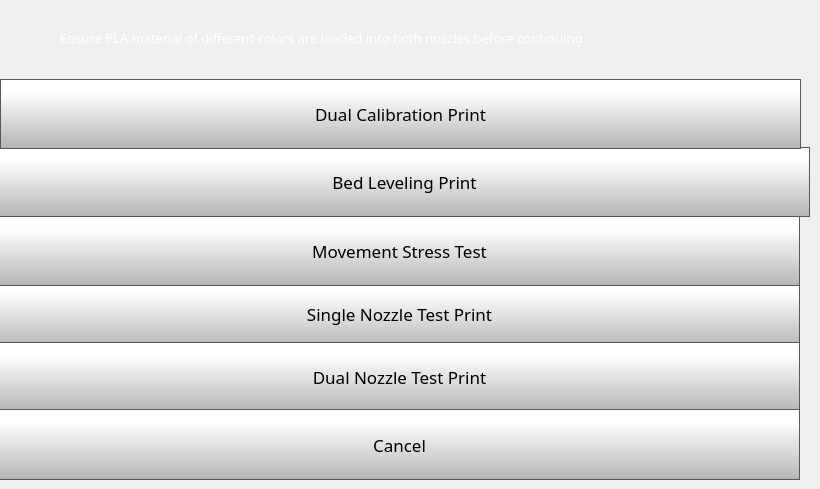
    <widget class="QWidget" name="testPrintsPage2">
     <widget class="QLabel" name="calibrateLabel_2">
      <property name="geometry">
       <rect>
        <x>60</x>
        <y>-10</y>
        <width>731</width>
        <height>96</height>
       </rect>
      </property>
      <property name="font">
       <font>
        <family>Gotham</family>
        <pointsize>10</pointsize>
        <weight>50</weight>
        <bold>false</bold>
       </font>
      </property>
      <property name="styleSheet">
       <string notr="true">color: rgb(255, 255, 255);</string>
      </property>
      <property name="text">
       <string>Ensure PLA material of different colors are loaded into both nozzles before continuing </string>
      </property>
      <property name="scaledContents">
       <bool>false</bool>
      </property>
      <property name="wordWrap">
       <bool>true</bool>
      </property>
     </widget>
     <widget class="QLabel" name="tool0Label_30">
      <property name="geometry">
       <rect>
        <x>0</x>
        <y>20</y>
        <width>50</width>
        <height>50</height>
       </rect>
      </property>
      <property name="font">
       <font>
        <family>Gotham Medium</family>
        <pointsize>14</pointsize>
        <weight>50</weight>
        <bold>false</bold>
        <underline>false</underline>
        <strikeout>false</strikeout>
       </font>
      </property>
      <property name="styleSheet">
       <string notr="true">
   color:  white;</string>
      </property>
      <property name="text">
       <string/>
      </property>
      <property name="pixmap">
       <pixmap>templates/img/exclamation-mark.png</pixmap>
      </property>
      <property name="scaledContents">
       <bool>true</bool>
      </property>
     </widget>
     <widget class="QPushButton" name="bedLevelPrintButton">
      <property name="geometry">
       <rect>
        <x>-1</x>
        <y>147</y>
        <width>811</width>
        <height>70</height>
       </rect>
      </property>
      <property name="minimumSize">
       <size>
        <width>0</width>
        <height>70</height>
       </size>
      </property>
      <property name="font">
       <font>
        <family>Gotham</family>
        <pointsize>13</pointsize>
       </font>
      </property>
      <property name="styleSheet">
       <string notr="true">QPushButton {
     border: 1px solid rgb(87, 87, 87);
	background-color: qlineargradient(spread:pad, x1:0, y1:1, x2:0, y2:0.188, stop:0 rgba(180, 180, 180, 255), stop:1 rgba(255, 255, 255, 255));


}

QPushButton:pressed {
    background-color: qlineargradient(x1: 0, y1: 0, x2: 0, y2: 1,
                                      stop: 0 #dadbde, stop: 1 #f6f7fa);
}

QPushButton:flat {
    border: none; /* no border for a flat push button */
}

QPushButton:default {
    border-color: navy; /* make the default button prominent */
}

QPushButton:focus {
	outline: none;
}</string>
      </property>
      <property name="text">
       <string>Bed Leveling Print</string>
      </property>
      <property name="iconSize">
       <size>
        <width>40</width>
        <height>40</height>
       </size>
      </property>
     </widget>
     <widget class="QPushButton" name="singleNozzlePrintButton">
      <property name="geometry">
       <rect>
        <x>-1</x>
        <y>279</y>
        <width>801</width>
        <height>70</height>
       </rect>
      </property>
      <property name="minimumSize">
       <size>
        <width>0</width>
        <height>70</height>
       </size>
      </property>
      <property name="font">
       <font>
        <family>Gotham</family>
        <pointsize>13</pointsize>
       </font>
      </property>
      <property name="styleSheet">
       <string notr="true">QPushButton {
     border: 1px solid rgb(87, 87, 87);
	background-color: qlineargradient(spread:pad, x1:0, y1:1, x2:0, y2:0.188, stop:0 rgba(180, 180, 180, 255), stop:1 rgba(255, 255, 255, 255));


}

QPushButton:pressed {
    background-color: qlineargradient(x1: 0, y1: 0, x2: 0, y2: 1,
                                      stop: 0 #dadbde, stop: 1 #f6f7fa);
}

QPushButton:flat {
    border: none; /* no border for a flat push button */
}

QPushButton:default {
    border-color: navy; /* make the default button prominent */
}

QPushButton:focus {
	outline: none;
}</string>
      </property>
      <property name="text">
       <string>Single Nozzle Test Print</string>
      </property>
      <property name="iconSize">
       <size>
        <width>40</width>
        <height>40</height>
       </size>
      </property>
     </widget>
     <widget class="QPushButton" name="dualNozzlePrintButton">
      <property name="geometry">
       <rect>
        <x>-1</x>
        <y>342</y>
        <width>801</width>
        <height>70</height>
       </rect>
      </property>
      <property name="minimumSize">
       <size>
        <width>0</width>
        <height>70</height>
       </size>
      </property>
      <property name="font">
       <font>
        <family>Gotham</family>
        <pointsize>13</pointsize>
       </font>
      </property>
      <property name="styleSheet">
       <string notr="true">QPushButton {
     border: 1px solid rgb(87, 87, 87);
	background-color: qlineargradient(spread:pad, x1:0, y1:1, x2:0, y2:0.188, stop:0 rgba(180, 180, 180, 255), stop:1 rgba(255, 255, 255, 255));


}

QPushButton:pressed {
    background-color: qlineargradient(x1: 0, y1: 0, x2: 0, y2: 1,
                                      stop: 0 #dadbde, stop: 1 #f6f7fa);
}

QPushButton:flat {
    border: none; /* no border for a flat push button */
}

QPushButton:default {
    border-color: navy; /* make the default button prominent */
}

QPushButton:focus {
	outline: none;
}</string>
      </property>
      <property name="text">
       <string>Dual Nozzle Test Print</string>
      </property>
      <property name="iconSize">
       <size>
        <width>40</width>
        <height>40</height>
       </size>
      </property>
     </widget>
     <widget class="QPushButton" name="movementTestPrintButton">
      <property name="geometry">
       <rect>
        <x>-1</x>
        <y>216</y>
        <width>801</width>
        <height>70</height>
       </rect>
      </property>
      <property name="minimumSize">
       <size>
        <width>0</width>
        <height>70</height>
       </size>
      </property>
      <property name="font">
       <font>
        <family>Gotham</family>
        <pointsize>13</pointsize>
       </font>
      </property>
      <property name="styleSheet">
       <string notr="true">QPushButton {
     border: 1px solid rgb(87, 87, 87);
	background-color: qlineargradient(spread:pad, x1:0, y1:1, x2:0, y2:0.188, stop:0 rgba(180, 180, 180, 255), stop:1 rgba(255, 255, 255, 255));


}

QPushButton:pressed {
    background-color: qlineargradient(x1: 0, y1: 0, x2: 0, y2: 1,
                                      stop: 0 #dadbde, stop: 1 #f6f7fa);
}

QPushButton:flat {
    border: none; /* no border for a flat push button */
}

QPushButton:default {
    border-color: navy; /* make the default button prominent */
}

QPushButton:focus {
	outline: none;
}</string>
      </property>
      <property name="text">
       <string>Movement Stress Test</string>
      </property>
      <property name="iconSize">
       <size>
        <width>40</width>
        <height>40</height>
       </size>
      </property>
     </widget>
     <widget class="QPushButton" name="dualCaliberationPrintButton">
      <property name="geometry">
       <rect>
        <x>0</x>
        <y>79</y>
        <width>801</width>
        <height>70</height>
       </rect>
      </property>
      <property name="minimumSize">
       <size>
        <width>0</width>
        <height>70</height>
       </size>
      </property>
      <property name="font">
       <font>
        <family>Gotham</family>
        <pointsize>13</pointsize>
       </font>
      </property>
      <property name="styleSheet">
       <string notr="true">QPushButton {
     border: 1px solid rgb(87, 87, 87);
	background-color: qlineargradient(spread:pad, x1:0, y1:1, x2:0, y2:0.188, stop:0 rgba(180, 180, 180, 255), stop:1 rgba(255, 255, 255, 255));


}

QPushButton:pressed {
    background-color: qlineargradient(x1: 0, y1: 0, x2: 0, y2: 1,
                                      stop: 0 #dadbde, stop: 1 #f6f7fa);
}

QPushButton:flat {
    border: none; /* no border for a flat push button */
}

QPushButton:default {
    border-color: navy; /* make the default button prominent */
}

QPushButton:focus {
	outline: none;
}</string>
      </property>
      <property name="text">
       <string>Dual Calibration Print</string>
      </property>
      <property name="iconSize">
       <size>
        <width>40</width>
        <height>40</height>
       </size>
      </property>
     </widget>
     <widget class="QPushButton" name="testPrintsCancelButton">
      <property name="geometry">
       <rect>
        <x>-1</x>
        <y>409</y>
        <width>801</width>
        <height>71</height>
       </rect>
      </property>
      <property name="minimumSize">
       <size>
        <width>0</width>
        <height>0</height>
       </size>
      </property>
      <property name="font">
       <font>
        <family>Gotham Light</family>
        <pointsize>13</pointsize>
       </font>
      </property>
      <property name="styleSheet">
       <string notr="true">QPushButton {
     border: 1px solid rgb(87, 87, 87);
	background-color: qlineargradient(spread:pad, x1:0, y1:1, x2:0, y2:0.188, stop:0 rgba(180, 180, 180, 255), stop:1 rgba(255, 255, 255, 255));


}

QPushButton:pressed {
    background-color: qlineargradient(x1: 0, y1: 0, x2: 0, y2: 1,
                                      stop: 0 #dadbde, stop: 1 #f6f7fa);
}

QPushButton:flat {
    border: none; /* no border for a flat push button */
}

QPushButton:default {
    border-color: navy; /* make the default button prominent */
}</string>
      </property>
      <property name="text">
       <string>Cancel</string>
      </property>
      <property name="iconSize">
       <size>
        <width>50</width>
        <height>50</height>
       </size>
      </property>
      <property name="checkable">
       <bool>false</bool>
      </property>
      <property name="autoDefault">
       <bool>false</bool>
      </property>
      <property name="default">
       <bool>false</bool>
      </property>
      <property name="flat">
       <bool>false</bool>
      </property>
     </widget>
    </widget>
